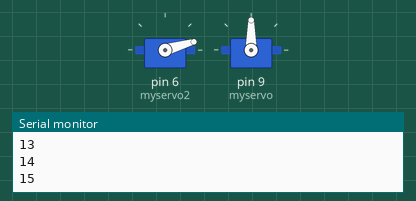
This sketch was run on a simulated Arduino Uno, built with avr-gcc and run on an emulated ATmega328P. On the bench: 2 × servo, the last lines printed to the serial monitor.

Above: at 2.15 s.
At 2.76 s:
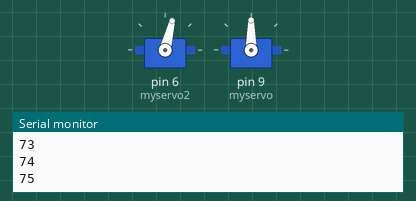
At 3.68 s:
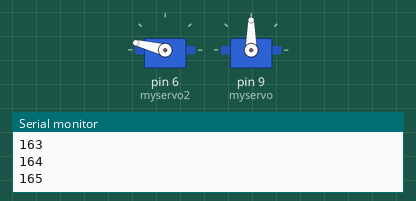
At 5.5 s:
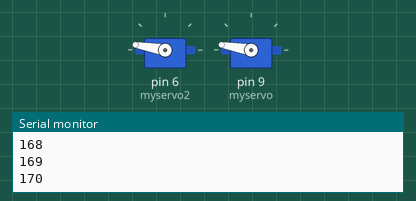
Timing chart, 0 to 7.0 s (numbered marks = the images above):
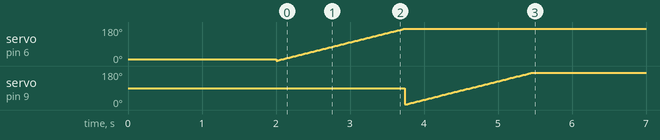

The sketch:

dualServo2.ino
```cpp
/*
Dual servo 2. Goes to pos in steps by 1.
*/

#include <Servo.h>

Servo myservo;  // create servo object to control a servo

//Servo2
Servo myservo2;
//<>


void setup()
{
//serial
Serial.begin(9600);
//<>
myservo2.attach(6);
myservo.attach(9);
myservo2.write(10);
delay(2000);
/*
//Servo2

myservo2.write(10);
delay(2000);
myservo2.write(170);
delay(2000);
myservo2.write(90);
delay(2000);
//<>

//servo1

myservo.write(10);
delay(2000);
myservo.write(170);
delay(2000);
myservo.write(90);
delay(2000);
//<>
*/


}

int max = 170;
int i = 1;
int x = 1;

void loop()
{

while (i < max)
{
i = i + 1;
myservo2.write(i);
delay(10);
Serial.println(i);
}

while (x < max)
{
x = x + 1;
myservo.write(x);
delay(10);
Serial.println(x);
}

}
```
